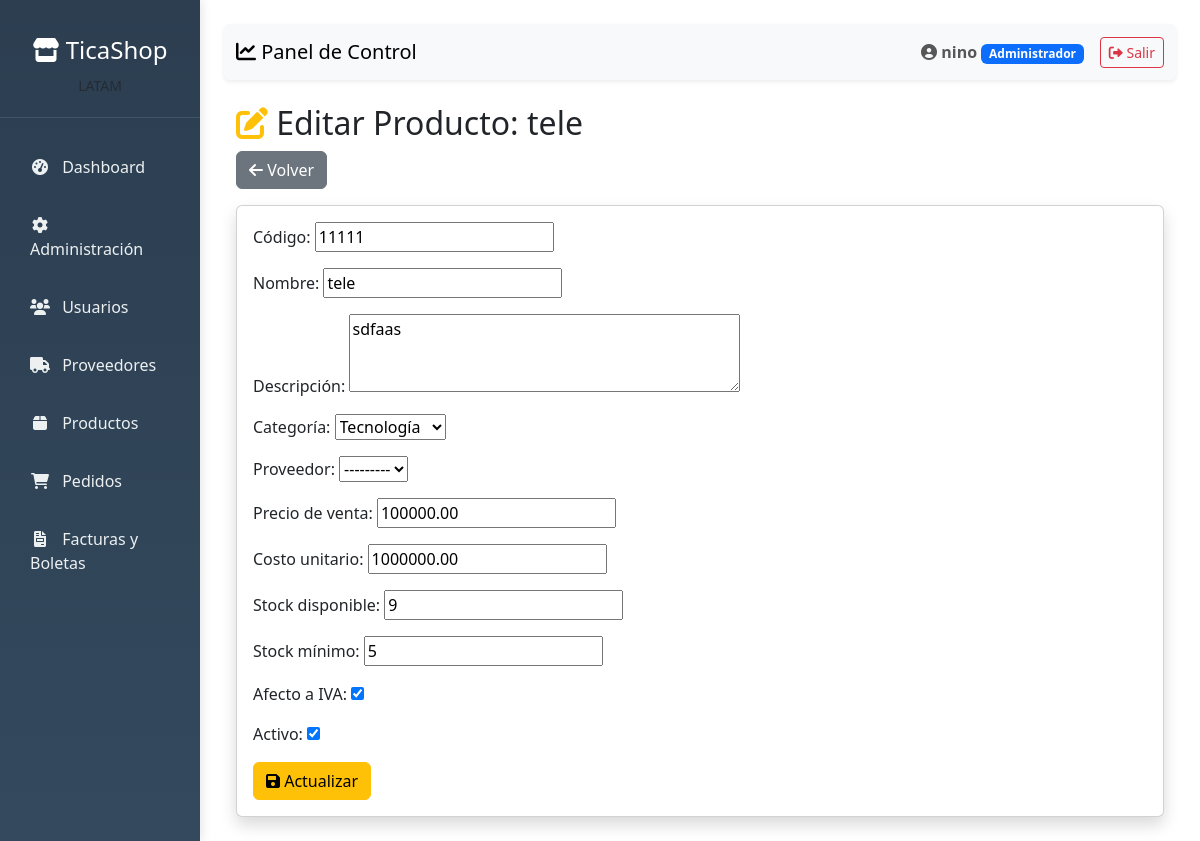
The app's page /productos/editar/1/ (signed in), older data.
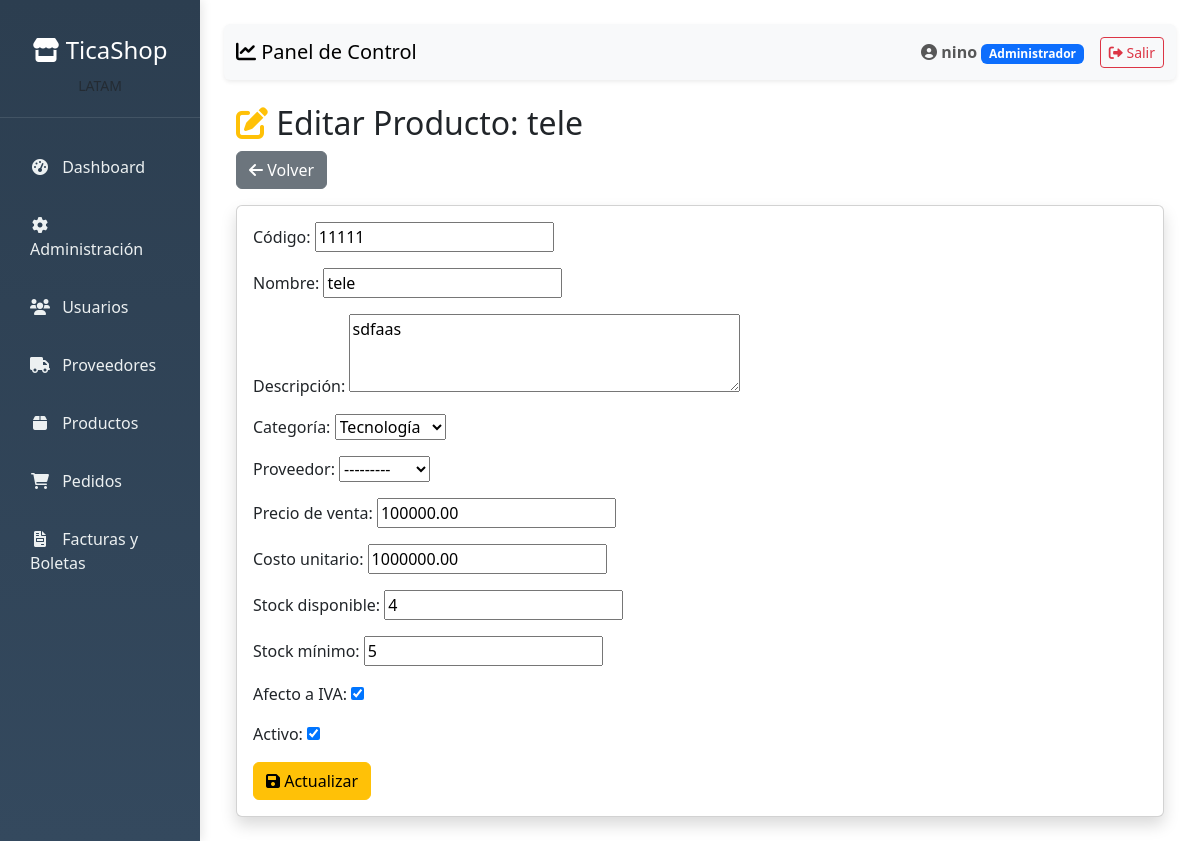
The same page, newer data.
### apps/productos/models.py (models this page shows, shortened)
class Producto(models.Model):
    codigo = models.CharField(max_length=50, unique=True, verbose_name='Código')
    nombre = models.CharField(max_length=255)
    descripcion = models.TextField(blank=True, null=True, verbose_name='Descripción')
    categoria = models.ForeignKey(
        Categoria,
        on_delete=models.SET_NULL,
        null=True,
        blank=True,
        verbose_name='Categoría'
    )
    precio_unitario = models.DecimalField(
        max_digits=10,
        decimal_places=2,
        verbose_name='Precio de venta'
    )
    costo_unitario = models.DecimalField(
        max_digits=10,
        decimal_places=2,
        verbose_name='Costo unitario'
    )
    stock = models.IntegerField(default=0, verbose_name='Stock disponible')
    stock_minimo = models.IntegerField(default=0, verbose_name='Stock mínimo')
    proveedor = models.ForeignKey(
        'clientes.Proveedor',
        on_delete=models.SET_NULL,
        null=True,
        blank=True,
        verbose_name='Proveedor'
    )
    afecto_iva = models.BooleanField(default=True, verbose_name='Afecto a IVA')
    activo = models.BooleanField(default=True, verbose_name='Activo')
    fecha_creacion = models.DateTimeField(auto_now_add=True)
    fecha_actualizacion = models.DateTimeField(auto_now=True)
    class Meta:
        db_table = 'productos'
        verbose_name = 'Producto'
        verbose_name_plural = 'Productos'
        ordering = ['codigo']

class Categoria(models.Model):
    nombre = models.CharField(max_length=100, unique=True)
    descripcion = models.TextField(blank=True, null=True)
    activa = models.BooleanField(default=True)
    def __str__(self):
        return self.nombre
    class Meta:
        db_table = 'categorias'
        verbose_name = 'Categoría'
        verbose_name_plural = 'Categorías'

### apps/productos/views.py (the view)
# urls.py: path('editar/<int:producto_id>/', views.editar_producto, name='editar_producto'),
@login_required
@user_passes_test(es_administrador)
def editar_producto(request, producto_id):
    producto = get_object_or_404(Producto, id=producto_id)
    if request.method == 'POST':
        form = ProductoForm(request.POST, instance=producto)
        if form.is_valid():
            form.save()
            messages.success(request, 'Producto actualizado exitosamente.')
            return redirect('listar_productos')
    else:
        form = ProductoForm(instance=producto)
    return render(request, 'productos/editar_producto.html', {'form': form, 'producto': producto})

### apps/productos/forms.py
class ProductoForm(forms.ModelForm):
    class Meta:
        model = Producto
        fields = [
            'codigo', 'nombre', 'descripcion',
            'categoria', 'proveedor', 'precio_unitario', 'costo_unitario',
            'stock', 'stock_minimo', 'afecto_iva', 'activo'
        ]
        widgets = {
            'descripcion': forms.Textarea(attrs={'rows': 3}),
        }

### apps/clientes/models.py (called while the page is built)
    def __str__(self):
        return self.razon_social

### apps/productos/views.py (called while the page is built)
def es_administrador(usuario):
    return usuario.is_authenticated and usuario.rol == 'Administrador'

### templates/productos/editar_producto.html (shortened to what this page needs)
{% extends 'dashboard/base_dashboard.html' %}
{% block content %}
<div class="container mt-4">
    <h2><i class="fas fa-edit text-warning"></i> Editar Producto: {{ producto.nombre }}</h2>
    <a href="{% url 'listar_productos' %}" class="btn btn-secondary mb-3"><i class="fas fa-arrow-left"></i> Volver</a>
    <div class="card shadow">
        <div class="card-body">
            <form method="POST">
                {{ form.as_p }}
                <button type="submit" class="btn btn-warning">
                    <i class="fas fa-save"></i> Actualizar
                </button>
            </form>
        </div>
    </div>
</div>
{% endblock %}

Row changes from the older to the newer data that the page shows:
changed Producto "tele": stock "9" → "4"
